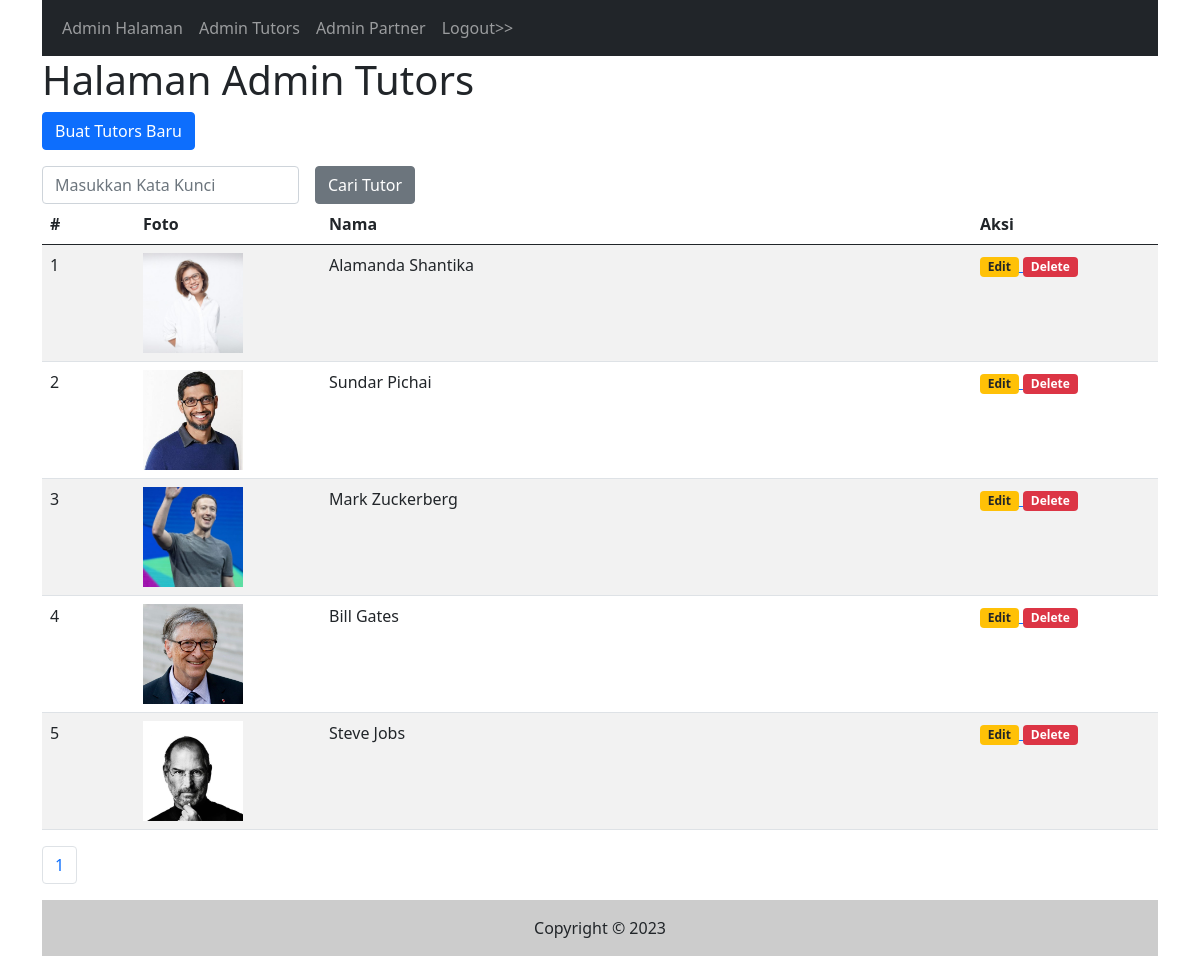
The app's page /admin/tutors.php (signed in) with its own data.
### tables this page shows
CREATE TABLE `tutors` (
  `id` int(11) NOT NULL,
  `nama` varchar(255) NOT NULL,
  `foto` varchar(255) NOT NULL,
  `isi` text NOT NULL,
  `tgl_isi` timestamp NOT NULL DEFAULT current_timestamp()
);

### fungsi.php (called while the page is built, shortened)
<?php
    function tutors_foto($id){
        global $koneksi;
        $sql1 = "select * from tutors where id = '$id'";
        $q1 = mysqli_query($koneksi,$sql1);
        $r1 = mysqli_fetch_array($q1);
        $foto = $r1['foto'];
        if($foto){
            return $foto;
        }else{
            return 'def_gambar.jpg';
        }
    }
?>

### admin/tutors.php (the view, shortened to what this page needs)
<?php include("header.php") ?>
    <?php
        $katakunci = (isset($_GET['katakunci'])) ? $_GET['katakunci'] : "";
    ?>
    <h1>Halaman Admin Tutors</h1>
    <p>
        <a href="tutors_input.php">
            <input type="button" class="btn btn-primary" value="Buat Tutors Baru" />
        </a>
    </p>
    <form class="row g-3" method="get">
        <div class="col-auto">
            <input type="text" class="form-control" placeholder="Masukkan Kata Kunci" name="katakunci" value="<?php echo $katakunci ?>" />
        </div>
        <div class="col-auto">
            <input type="submit" name="cari" value="Cari Tutor" class="btn btn-secondary" />
        </div>
    </form>
    <table class="table table-striped">
        <thead>
            <tr>
                <th class="col-1">#</th>
                <th class="col-2">Foto</th>
                <th>Nama</th>
                <th class="col-2">Aksi</th>
            </tr>
        </thead>
        <tbody>
            <?php
                $sqltambahan = "";
                $per_halaman = 5;
                $sql1 = "select * from tutors $sqltambahan";
                $page = isset($_GET['page'])?(int)$_GET['page']:1;
                $mulai = ($page > 1) ? ($page * $per_halaman) - $per_halaman : 0;
                $q1 = mysqli_query($koneksi,$sql1);
                $total = mysqli_num_rows($q1);
                $pages = ceil($total / $per_halaman);
                $nomor = $mulai + 1;
                $sql1 = $sql1." order by id desc limit $mulai, $per_halaman";
                $q1 = mysqli_query($koneksi, $sql1);
                while($r1 = mysqli_fetch_array($q1)) {
            ?>
                <tr>
                    <td><?php echo $nomor++ ?></td>
                    <td><img src="../gambar/<?php echo tutors_foto($r1['id'])?>" style="max-height:100px;max-width:100px"/></td>
                    <td><?php echo $r1['nama'] ?></td>
                    <td>
                        <a href="tutors_input.php?id=<?php echo $r1['id']?>">
                            <span class="badge bg-warning text-dark">Edit</span>
                        </a>
                        <a href="tutors.php?op=delete&id=<?php echo $r1['id'] ?>" onclick="return confirm('Yakin Ingin Menghapus Data?')">
                            <span class="badge bg-danger">Delete</span>
                        </a>
                    </td>
                </tr>
            <?php
                }
            ?>
        </tbody>
    </table>
    <nav aria-label="Page navigation example">
        <ul class="pagination">
            <?php
            $cari = isset($_GET['cari'])? $_GET['cari'] : "";
            for($i=1; $i <= $pages; $i++){
                ?>
                <li class="page-item">
                    <a class="page-link" href="tutors.php?katakunci=<?php echo $katakunci?>&cari=<?php echo $cari?>&page=<?php echo $i ?>"><?php echo $i ?></a>
                </li>
                <?php
            }
            ?>
        </ul>
    </nav>
<?php include("footer.php") ?>

### records on screen
tutors: id+foto (picture), nama "Alamanda Shantika"
tutors: id+foto (picture), nama "Sundar Pichai"
tutors: id+foto (picture), nama "Mark Zuckerberg"
tutors: id+foto (picture), nama "Bill Gates"
tutors: id+foto (picture), nama "Steve Jobs"
